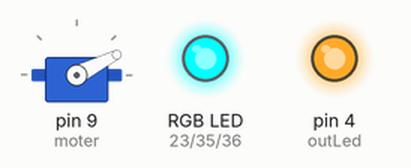
Bench run of a program on a simulated Arduino Mega 2560, built with avr-gcc and run on an emulated ATmega2560. Shown: servo, an RGB LED mixed from three pins (HIGH = lit), output pins drawn as LEDs (lit = HIGH).

Above: at 0.1 s.
Timing chart, 0 to 1.6 s (numbered marks = the images above):
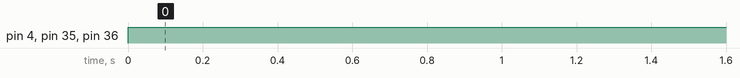

Measured:
- by itself, pin 4 (outLed), pin 35 (greenLed), pin 36 (blueLed): LOW → HIGH at 0.00 s

The program:

main.cpp
```cpp
#include <SmartFarm.h>
SmartFarm smartfarm;
Servo servo = SmartFarm::servo();

void setup()
{
  smartfarm.init(115200);
  servo.attach(moter);
}
void loop()
{
  smartfarm.rgbLed(0x00eddd);
  smartfarm.fanOn(true);
  smartfarm.Led(true);
  smartfarm.lcdPrintf("hello korean");
  smartfarm.lcdReset();
  servo.write(close);
}
```

SmartFarm.h
```cpp
#include <Arduino.h>
#include <LiquidCrystal_I2C.h>
#include <Wire.h>
#include <DHT.h>
#include <Servo.h>


#define redLed 23
#define greenLed 35
#define blueLed 36
#define tempPin 12
#define soil A1
#define outLed 4
#define Bluetooth Serial1
#define cd A0
#define moter 9
#define fan 32
#define Wifi Serial2
#define close 27
#define open 127


class SmartFarm
{
private:

public:
    SmartFarm(void){}
    ~SmartFarm(void){}
    void init(unsigned long baud);
    void lcdPrintf(const char *str,...);
    void lcdPrintf(int i,const char *str,...);
    void fanOn(bool on);
    void fanOn(int pwm);
    void rgbLed(byte r,byte g,byte b);
    void rgbLed(unsigned long rgb);
    void Led(bool b);
    void Led(uint8_t p);
    void serveControll(int p){analogWrite(moter,p);return;}
    void lcdReset();
    uint8_t GetSoil(){return analogRead(soil);}
    uint8_t GetBright(){return analogRead(cd);}
    float GetHumidity(){dht d;return d.readHumidity();}
    float GetTemp(){dht d;return d.readTemperature();}

    class Lcd : public LiquidCrystal_I2C
    {
    private:
        bool is_init;
    public:
        Lcd(void): LiquidCrystal_I2C(0x27,16,2){if(!is_init){is_init = true;Lcd::backlight();}}
        ~Lcd(void){}
        bool isInit(void) { return is_init; };
    };
    class dht:public DHT
    {
    private:
        bool is_init;
    public:
        dht(void):DHT(tempPin,DHT11){}
        ~dht(void){}
    };

    class servo : public Servo
    {
    private:
    public:
        servo(void):Servo(){
            Servo::attach(moter);
        }
        ~servo(void){}
    };


};
void SmartFarm::init(unsigned long baud)
{
    Lcd lcd;
    dht Dht;
    Dht.begin();
    pinMode(redLed,OUTPUT);
    pinMode(greenLed,OUTPUT);
    pinMode(blueLed,OUTPUT);
    pinMode(outLed,OUTPUT);
    pinMode(fan,INPUT);
    pinMode(moter,INPUT);
    Serial.begin(baud);
}
void SmartFarm::fanOn(bool on)
{
    digitalWrite(fan,on);
}
void SmartFarm::fanOn(int pwm)
{
    analogWrite(fan,pwm);
}
void SmartFarm::lcdPrintf(const char *str,...)
{
    Lcd lcd;
    lcd.home();
    lcd.print(str);
}
void SmartFarm::lcdPrintf(int i,const char *str,...)
{
    Lcd lcd;
    lcd.setCursor(0,1);
    lcd.print(str);
}
void SmartFarm::rgbLed(byte r,byte g,byte b) {
  analogWrite(redLed,r);
  analogWrite(greenLed,g);
  analogWrite(blueLed,b);
}
void SmartFarm::rgbLed(unsigned long rgb)
{
  byte red, green, blue;
  red = rgb >> 16 ;
  green = ((rgb & 0x00ff00) >> 8);
  blue = (rgb & 0x0000ff);
  analogWrite(redLed,red);
  analogWrite(greenLed,green);
  analogWrite(blueLed,blue);
}
void SmartFarm::Led(bool b)
{
    digitalWrite(outLed,b);
}
void SmartFarm::Led(uint8_t p)
{
    analogWrite(outLed,p);
}
void SmartFarm::lcdReset()
{
    Lcd lcd;
    lcd.setCursor(0,1);
    lcd.print("                                ");
}
```
